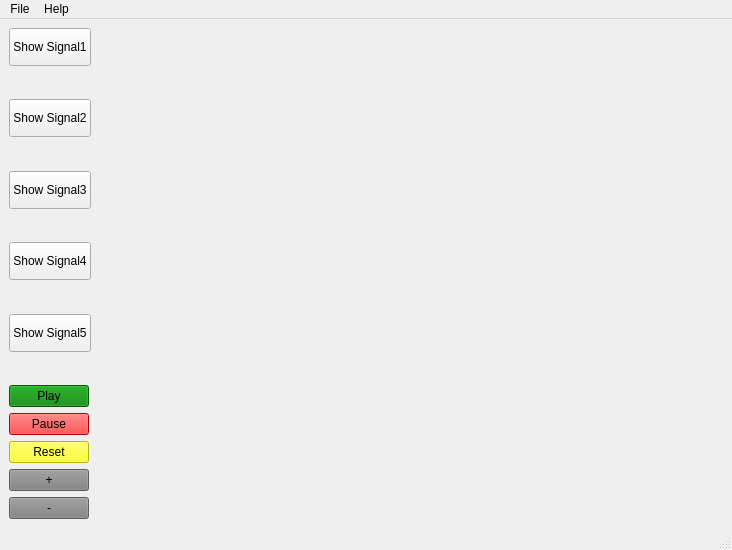
<?xml version="1.0" encoding="UTF-8"?>
<ui version="4.0">
 <class>MainWindow</class>
 <widget class="QMainWindow" name="MainWindow">
  <property name="geometry">
   <rect>
    <x>0</x>
    <y>0</y>
    <width>732</width>
    <height>550</height>
   </rect>
  </property>
  <property name="windowTitle">
   <string>MainWindow</string>
  </property>
  <widget class="QWidget" name="centralwidget">
   <layout class="QFormLayout" name="formLayout">
    <item row="0" column="1">
     <widget class="PlotWidget" name="w1" native="true">
      <property name="sizePolicy">
       <sizepolicy hsizetype="Preferred" vsizetype="Preferred">
        <horstretch>0</horstretch>
        <verstretch>50</verstretch>
       </sizepolicy>
      </property>
     </widget>
    </item>
    <item row="1" column="0">
     <widget class="QPushButton" name="s2">
      <property name="sizePolicy">
       <sizepolicy hsizetype="Minimum" vsizetype="Preferred">
        <horstretch>0</horstretch>
        <verstretch>0</verstretch>
       </sizepolicy>
      </property>
      <property name="text">
       <string>Show Signal2</string>
      </property>
     </widget>
    </item>
    <item row="1" column="1">
     <widget class="PlotWidget" name="w2" native="true">
      <property name="sizePolicy">
       <sizepolicy hsizetype="Preferred" vsizetype="Preferred">
        <horstretch>0</horstretch>
        <verstretch>50</verstretch>
       </sizepolicy>
      </property>
     </widget>
    </item>
    <item row="2" column="0">
     <widget class="QPushButton" name="s3">
      <property name="sizePolicy">
       <sizepolicy hsizetype="Minimum" vsizetype="Preferred">
        <horstretch>0</horstretch>
        <verstretch>0</verstretch>
       </sizepolicy>
      </property>
      <property name="text">
       <string>Show Signal3</string>
      </property>
     </widget>
    </item>
    <item row="2" column="1">
     <widget class="PlotWidget" name="w3" native="true">
      <property name="sizePolicy">
       <sizepolicy hsizetype="Preferred" vsizetype="Preferred">
        <horstretch>0</horstretch>
        <verstretch>50</verstretch>
       </sizepolicy>
      </property>
     </widget>
    </item>
    <item row="3" column="0">
     <widget class="QPushButton" name="s4">
      <property name="sizePolicy">
       <sizepolicy hsizetype="Minimum" vsizetype="Preferred">
        <horstretch>0</horstretch>
        <verstretch>0</verstretch>
       </sizepolicy>
      </property>
      <property name="text">
       <string>Show Signal4</string>
      </property>
     </widget>
    </item>
    <item row="3" column="1">
     <widget class="PlotWidget" name="w4" native="true">
      <property name="sizePolicy">
       <sizepolicy hsizetype="Preferred" vsizetype="Minimum">
        <horstretch>0</horstretch>
        <verstretch>50</verstretch>
       </sizepolicy>
      </property>
     </widget>
    </item>
    <item row="4" column="0">
     <widget class="QPushButton" name="s5">
      <property name="sizePolicy">
       <sizepolicy hsizetype="Minimum" vsizetype="Preferred">
        <horstretch>0</horstretch>
        <verstretch>0</verstretch>
       </sizepolicy>
      </property>
      <property name="text">
       <string>Show Signal5</string>
      </property>
     </widget>
    </item>
    <item row="4" column="1">
     <widget class="PlotWidget" name="w5" native="true">
      <property name="sizePolicy">
       <sizepolicy hsizetype="Preferred" vsizetype="Preferred">
        <horstretch>0</horstretch>
        <verstretch>50</verstretch>
       </sizepolicy>
      </property>
     </widget>
    </item>
    <item row="5" column="0">
     <widget class="QPushButton" name="play_btn">
      <property name="sizePolicy">
       <sizepolicy hsizetype="Minimum" vsizetype="Preferred">
        <horstretch>0</horstretch>
        <verstretch>0</verstretch>
       </sizepolicy>
      </property>
      <property name="styleSheet">
       <string notr="true">background-color:green;
</string>
      </property>
      <property name="text">
       <string>Play</string>
      </property>
     </widget>
    </item>
    <item row="6" column="0">
     <widget class="QPushButton" name="pause_btn">
      <property name="sizePolicy">
       <sizepolicy hsizetype="Minimum" vsizetype="Preferred">
        <horstretch>0</horstretch>
        <verstretch>0</verstretch>
       </sizepolicy>
      </property>
      <property name="styleSheet">
       <string notr="true">background-color:red;</string>
      </property>
      <property name="text">
       <string>Pause</string>
      </property>
     </widget>
    </item>
    <item row="7" column="0">
     <widget class="QPushButton" name="reset_btn">
      <property name="sizePolicy">
       <sizepolicy hsizetype="Minimum" vsizetype="Preferred">
        <horstretch>0</horstretch>
        <verstretch>0</verstretch>
       </sizepolicy>
      </property>
      <property name="styleSheet">
       <string notr="true">background-color:yellow;</string>
      </property>
      <property name="text">
       <string>Reset</string>
      </property>
     </widget>
    </item>
    <item row="9" column="0">
     <widget class="QPushButton" name="zoom_in">
      <property name="sizePolicy">
       <sizepolicy hsizetype="Minimum" vsizetype="Preferred">
        <horstretch>0</horstretch>
        <verstretch>0</verstretch>
       </sizepolicy>
      </property>
      <property name="styleSheet">
       <string notr="true">background-color:grey;</string>
      </property>
      <property name="text">
       <string>+</string>
      </property>
     </widget>
    </item>
    <item row="0" column="0">
     <widget class="QPushButton" name="s1">
      <property name="sizePolicy">
       <sizepolicy hsizetype="Minimum" vsizetype="Preferred">
        <horstretch>0</horstretch>
        <verstretch>0</verstretch>
       </sizepolicy>
      </property>
      <property name="statusTip">
       <string/>
      </property>
      <property name="styleSheet">
       <string notr="true"/>
      </property>
      <property name="text">
       <string>Show Signal1</string>
      </property>
     </widget>
    </item>
    <item row="10" column="0">
     <widget class="QPushButton" name="zoom_out">
      <property name="sizePolicy">
       <sizepolicy hsizetype="Minimum" vsizetype="Preferred">
        <horstretch>0</horstretch>
        <verstretch>0</verstretch>
       </sizepolicy>
      </property>
      <property name="styleSheet">
       <string notr="true">background-color:grey;
</string>
      </property>
      <property name="text">
       <string>-</string>
      </property>
     </widget>
    </item>
   </layout>
  </widget>
  <widget class="QMenuBar" name="menubar">
   <property name="geometry">
    <rect>
     <x>0</x>
     <y>0</y>
     <width>732</width>
     <height>21</height>
    </rect>
   </property>
   <widget class="QMenu" name="menufile">
    <property name="title">
     <string>File</string>
    </property>
    <widget class="QMenu" name="menuOpen">
     <property name="title">
      <string>Open</string>
     </property>
     <addaction name="Open_S1"/>
     <addaction name="Open_S2"/>
     <addaction name="Open_S3"/>
     <addaction name="Open_S4"/>
     <addaction name="Open_S5"/>
    </widget>
    <widget class="QMenu" name="menuclose">
     <property name="title">
      <string>Close</string>
     </property>
     <addaction name="Hide_S1"/>
     <addaction name="Hide_S2"/>
     <addaction name="Hide_S3"/>
     <addaction name="Hide_S4"/>
     <addaction name="Hide_S5"/>
    </widget>
    <addaction name="menuOpen"/>
    <addaction name="menuclose"/>
   </widget>
   <widget class="QMenu" name="menuHelp">
    <property name="title">
     <string>Help</string>
    </property>
    <addaction name="Help"/>
   </widget>
   <addaction name="menufile"/>
   <addaction name="menuHelp"/>
  </widget>
  <widget class="QStatusBar" name="statusbar"/>
  <action name="Open_S1">
   <property name="text">
    <string>Open Signal1</string>
   </property>
   <property name="shortcut">
    <string>Ctrl+1</string>
   </property>
  </action>
  <action name="Open_S2">
   <property name="text">
    <string>Open Signal2</string>
   </property>
   <property name="shortcut">
    <string>Ctrl+2</string>
   </property>
  </action>
  <action name="Open_S3">
   <property name="text">
    <string>Open Signal3</string>
   </property>
   <property name="shortcut">
    <string>Ctrl+3</string>
   </property>
  </action>
  <action name="Open_S4">
   <property name="text">
    <string>Open Signal4</string>
   </property>
   <property name="shortcut">
    <string>Ctrl+4</string>
   </property>
  </action>
  <action name="Open_S5">
   <property name="text">
    <string>Open Signal5</string>
   </property>
   <property name="shortcut">
    <string>Ctrl+5</string>
   </property>
  </action>
  <action name="Hide_S1">
   <property name="text">
    <string>Hide Signal1</string>
   </property>
   <property name="shortcut">
    <string>Alt+1</string>
   </property>
  </action>
  <action name="Hide_S2">
   <property name="text">
    <string>Hide Signal2</string>
   </property>
   <property name="shortcut">
    <string>Alt+2</string>
   </property>
  </action>
  <action name="Hide_S3">
   <property name="text">
    <string>Hide Signal3</string>
   </property>
   <property name="shortcut">
    <string>Alt+3</string>
   </property>
  </action>
  <action name="Hide_S4">
   <property name="text">
    <string>Hide Signal4</string>
   </property>
   <property name="shortcut">
    <string>Alt+4</string>
   </property>
  </action>
  <action name="Hide_S5">
   <property name="text">
    <string>Hide Signal5</string>
   </property>
   <property name="shortcut">
    <string>Alt+5</string>
   </property>
  </action>
  <action name="Help">
   <property name="text">
    <string>For Help</string>
   </property>
   <property name="statusTip">
    <string>What's that ?!</string>
   </property>
   <property name="shortcut">
    <string>F1</string>
   </property>
  </action>
 </widget>
 <customwidgets>
  <customwidget>
   <class>PlotWidget</class>
   <extends>QWidget</extends>
   <header>pyqtgraph.h</header>
   <container>1</container>
  </customwidget>
 </customwidgets>
 <resources/>
 <connections/>
</ui>
